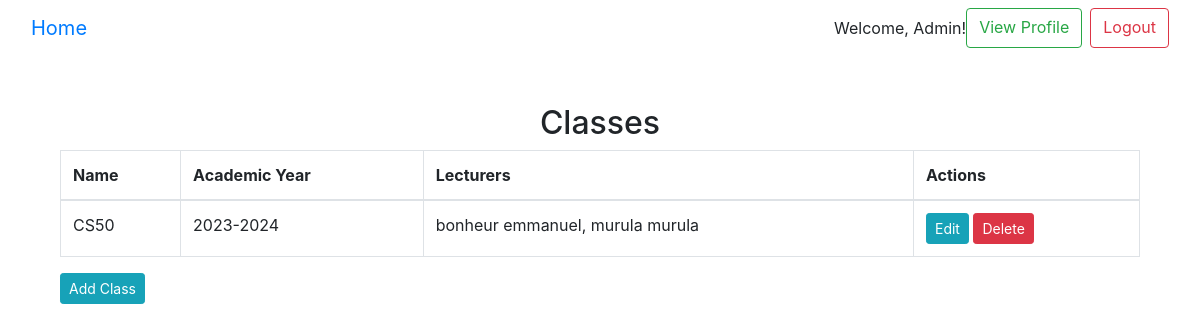
/classes/ (signed in), run on an earlier commit of the app's database.
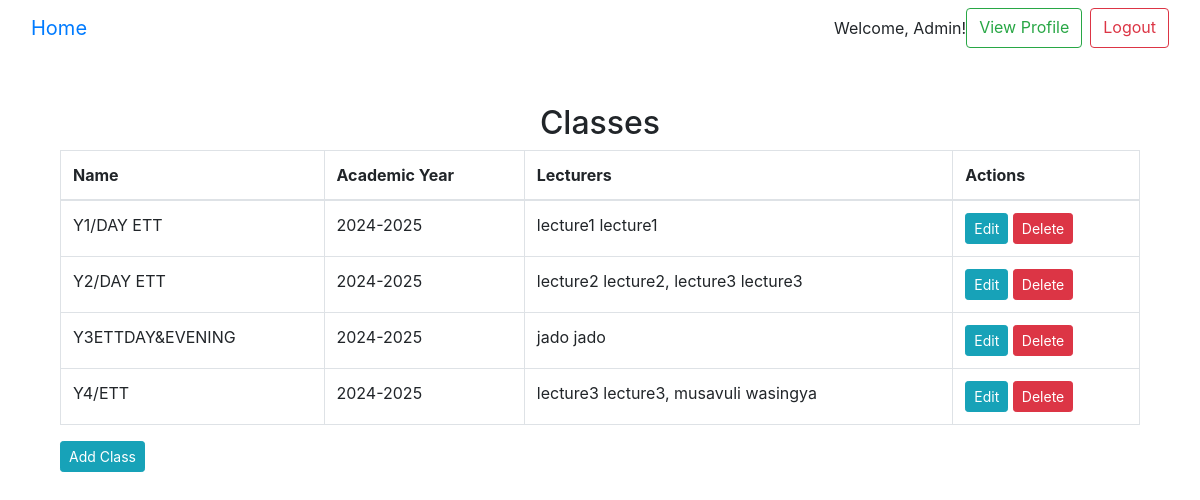
And on a later commit of the database.
### core/models.py (models this page shows, shortened)
class CustomUser(AbstractUser):
    ROLE_CHOICES = [
        ('admin', 'Admin'),
        ('hod', 'Head of Department'),
        ('lecturer', 'Lecturer'),
        ('finance', 'Finance Employee'),
        ('security', 'Security Employee'),
    ]
    is_hod = models.BooleanField(default=False)
    is_finance_employee = models.BooleanField(default=False)
    is_security_employee = models.BooleanField(default=False)
    is_lecturer = models.BooleanField(default=False)
    role = models.CharField(max_length=20, choices=ROLE_CHOICES)
    photo = models.ImageField(upload_to='user_photos/', blank=True, null=True)

### classes/models.py (models this page shows, shortened)
class Class(models.Model):
    name = models.CharField(max_length=100, unique=True)
    academic_year = models.ForeignKey(AcademicYear, on_delete=models.CASCADE, related_name='classes')
    lecturers = models.ManyToManyField(User, limit_choices_to={'role': 'lecturer'}, related_name='classes')
    created_at = models.DateTimeField(auto_now_add=True)
    created_by = models.ForeignKey(User, on_delete=models.CASCADE, related_name='created_classes')

class AcademicYear(models.Model):
    year_start = models.IntegerField()
    year_end = models.IntegerField()
    def __str__(self):
        return f"{self.year_start}-{self.year_end}"

### classes/views.py (the view)
# urls.py: path('', views.list_classes, name='list_classes'),
@login_required
def list_classes(request):
    classes = Class.objects.all()
    return render(request, 'classes/list_classes.html', {'classes': classes})

### classes/templates/classes/list_classes.html (shortened to what this page needs)
{% extends 'base.html' %}
{% block content %}
<div class="container mt-5">
    <h2 class="text-center">Classes</h2>
    <table class="table table-bordered">
        <thead>
            <tr>
                <th>Name</th>
                <th>Academic Year</th>
                <th>Lecturers</th>
                <th>Actions</th>
            </tr>
        </thead>
        <tbody>
            {% for class_obj in classes %}
            <tr>
                <td>{{ class_obj.name }}</td>
                <td>{{ class_obj.academic_year }}</td>
                <td>
                    {% for lecturer in class_obj.lecturers.all %}
                        {{ lecturer.first_name }} {{ lecturer.last_name }}{% if not forloop.last %}, {% endif %}
                    {% endfor %}
                </td>
                <td>
                    <a href="{% url 'classes:update_class' class_obj.id %}" class="btn btn-info btn-sm">Edit</a>
                    <a href="{% url 'classes:delete_class' class_obj.id %}" class="btn btn-danger btn-sm">Delete</a>
                </td>
            </tr>
            {% endfor %}
        </tbody>
    </table>
    <a href="{% url 'classes:create_class' %}" class="btn btn-info btn-sm">Add Class</a>
</div>
{% endblock %}

### core/templates/base.html (shortened to what this page needs)
<!DOCTYPE html>
<html lang="en">
<head>
    <link href="https://maxcdn.bootstrapcdn.com/bootstrap/4.5.2/css/bootstrap.min.css" rel="stylesheet">
</head>
<body>
    <nav class="navbar navbar-expand-lg bg-body-tertiary">
        <div class="container-fluid">
            <a class="navbar-brand" href="{% url 'core:home' %}">Home</a>
          <form class="d-flex" role="search">
            {% if user.is_authenticated %}
                <span class="navbar-text">Welcome, {{ user.username }}!</span>
                <a href="{% url 'core:profile' %}" class="btn btn-outline-success">View Profile</a>
                <a href="{% url 'core:logout' %}" class="btn btn-outline-danger ml-2">Logout</a>
            {% else %}
                <a href="{% url 'core:login' %}" class="btn btn-outline-primary ml-2">Login</a>
            {% endif %}
          </form>
        </div>
    </nav>
    <div class="container mt-4">
        {% block content %}{% endblock %}
    </div>
</body>
</html>

What changed in the data, as far as the page shows it:
removed Class: name "CS50", academic_year "2023-2024"
removed CustomUser: first_name "bonheur", last_name "emmanuel", shown under "CS50"
removed CustomUser: first_name "murula", last_name "murula", shown under "CS50"
added Class: name "Y1/DAY ETT", academic_year "2024-2025"
added CustomUser: first_name "lecture1", last_name "lecture1", shown under "Y1/DAY ETT"
added Class: name "Y2/DAY ETT", academic_year "2024-2025"
added CustomUser: first_name "lecture2", last_name "lecture2", shown under "Y2/DAY ETT"
added CustomUser: first_name "lecture3", last_name "lecture3"
added Class: name "Y3ETTDAY&EVENING", academic_year "2024-2025"
added CustomUser: first_name "jado", last_name "jado", shown under "Y3ETTDAY&EVENING"
added Class: name "Y4/ETT", academic_year "2024-2025"
added CustomUser: first_name "musavuli", last_name "wasingya", shown under "Y4/ETT"
